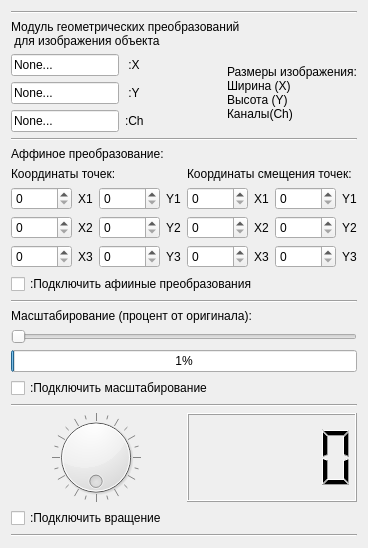
   <widget class="QWidget" name="layoutWidget">
    <property name="geometry">
     <rect>
      <x>541</x>
      <y>11</y>
      <width>342</width>
      <height>548</height>
     </rect>
    </property>
    <layout class="QVBoxLayout" name="verticalLayout_12">
     <item>
      <widget class="Line" name="line_13">
       <property name="orientation">
        <enum>Qt::Horizontal</enum>
       </property>
      </widget>
     </item>
     <item>
      <widget class="QLabel" name="label_15">
       <property name="text">
        <string>Модуль геометрических преобразований
 для изображения объекта</string>
       </property>
      </widget>
     </item>
     <item>
      <layout class="QHBoxLayout" name="horizontalLayout_8">
       <item>
        <layout class="QVBoxLayout" name="verticalLayout_6">
         <item>
          <layout class="QFormLayout" name="formLayout">
           <item row="0" column="0">
            <widget class="QLineEdit" name="absX">
             <property name="text">
              <string>None...</string>
             </property>
            </widget>
           </item>
           <item row="0" column="1">
            <widget class="QLabel" name="label_13">
             <property name="text">
              <string> :X</string>
             </property>
            </widget>
           </item>
          </layout>
         </item>
         <item>
          <layout class="QFormLayout" name="formLayout_2">
           <item row="0" column="0">
            <widget class="QLineEdit" name="absY">
             <property name="text">
              <string>None...</string>
             </property>
            </widget>
           </item>
           <item row="0" column="1">
            <widget class="QLabel" name="label_16">
             <property name="text">
              <string> :Y</string>
             </property>
            </widget>
           </item>
          </layout>
         </item>
         <item>
          <layout class="QFormLayout" name="formLayout_3">
           <item row="0" column="0">
            <widget class="QLineEdit" name="absCh">
             <property name="text">
              <string>None...</string>
             </property>
            </widget>
           </item>
           <item row="0" column="1">
            <widget class="QLabel" name="label_17">
             <property name="text">
              <string>:Ch</string>
             </property>
            </widget>
           </item>
          </layout>
         </item>
        </layout>
       </item>
       <item>
        <widget class="QLabel" name="label_18">
         <property name="text">
          <string>Размеры изображения:
Ширина (Х)
Высота (Y)
Каналы(Ch)</string>
         </property>
        </widget>
       </item>
      </layout>
     </item>
     <item>
      <widget class="Line" name="line_16">
       <property name="orientation">
        <enum>Qt::Horizontal</enum>
       </property>
      </widget>
     </item>
     <item>
      <widget class="QLabel" name="label_19">
       <property name="text">
        <string>Аффиное преобразование:</string>
       </property>
      </widget>
     </item>
     <item>
      <layout class="QHBoxLayout" name="horizontalLayout_28">
       <item>
        <layout class="QVBoxLayout" name="verticalLayout_9">
         <item>
          <widget class="QLabel" name="label_20">
           <property name="text">
            <string>Координаты точек:</string>
           </property>
          </widget>
         </item>
         <item>
          <layout class="QVBoxLayout" name="verticalLayout_8">
           <item>
            <layout class="QHBoxLayout" name="horizontalLayout_16">
             <item>
              <layout class="QHBoxLayout" name="horizontalLayout_10">
               <item>
                <widget class="QSpinBox" name="firstX">
                 <property name="maximum">
                  <number>10000</number>
                 </property>
                </widget>
               </item>
               <item>
                <widget class="QLabel" name="label_21">
                 <property name="text">
                  <string>X1</string>
                 </property>
                </widget>
               </item>
              </layout>
             </item>
             <item>
              <layout class="QHBoxLayout" name="horizontalLayout_11">
               <item>
                <widget class="QSpinBox" name="firstY">
                 <property name="maximum">
                  <number>10000</number>
                 </property>
                </widget>
               </item>
               <item>
                <widget class="QLabel" name="label_22">
                 <property name="text">
                  <string>Y1</string>
                 </property>
                </widget>
               </item>
              </layout>
             </item>
            </layout>
           </item>
           <item>
            <layout class="QHBoxLayout" name="horizontalLayout_17">
             <item>
              <layout class="QHBoxLayout" name="horizontalLayout_12">
               <item>
                <widget class="QSpinBox" name="secondX">
                 <property name="maximum">
                  <number>10000</number>
                 </property>
                </widget>
               </item>
               <item>
                <widget class="QLabel" name="label_23">
                 <property name="text">
                  <string>X2</string>
                 </property>
                </widget>
               </item>
              </layout>
             </item>
             <item>
              <layout class="QHBoxLayout" name="horizontalLayout_13">
               <item>
                <widget class="QSpinBox" name="secondY">
                 <property name="maximum">
                  <number>10000</number>
                 </property>
                </widget>
               </item>
               <item>
                <widget class="QLabel" name="label_24">
                 <property name="text">
                  <string>Y2</string>
                 </property>
                </widget>
               </item>
              </layout>
             </item>
            </layout>
           </item>
           <item>
            <layout class="QHBoxLayout" name="horizontalLayout_18">
             <item>
              <layout class="QHBoxLayout" name="horizontalLayout_14">
               <item>
                <widget class="QSpinBox" name="thirdX">
                 <property name="maximum">
                  <number>10000</number>
                 </property>
                </widget>
               </item>
               <item>
                <widget class="QLabel" name="label_25">
                 <property name="text">
                  <string>X3</string>
                 </property>
                </widget>
               </item>
              </layout>
             </item>
             <item>
              <layout class="QHBoxLayout" name="horizontalLayout_15">
               <item>
                <widget class="QSpinBox" name="thirdY">
                 <property name="maximum">
                  <number>10000</number>
                 </property>
                </widget>
               </item>
               <item>
                <widget class="QLabel" name="label_26">
                 <property name="text">
                  <string>Y3</string>
                 </property>
                </widget>
               </item>
              </layout>
             </item>
            </layout>
           </item>
          </layout>
         </item>
        </layout>
       </item>
       <item>
        <layout class="QVBoxLayout" name="verticalLayout_10">
         <item>
          <widget class="QLabel" name="label_27">
           <property name="text">
            <string>Координаты смещения точек:</string>
           </property>
          </widget>
         </item>
         <item>
          <layout class="QVBoxLayout" name="verticalLayout_11">
           <item>
            <layout class="QHBoxLayout" name="horizontalLayout_19">
             <item>
              <layout class="QHBoxLayout" name="horizontalLayout_20">
               <item>
                <widget class="QSpinBox" name="sh_firstX">
                 <property name="maximum">
                  <number>10000</number>
                 </property>
                </widget>
               </item>
               <item>
                <widget class="QLabel" name="label_28">
                 <property name="text">
                  <string>X1</string>
                 </property>
                </widget>
               </item>
              </layout>
             </item>
             <item>
              <layout class="QHBoxLayout" name="horizontalLayout_21">
               <item>
                <widget class="QSpinBox" name="sh_firstY">
                 <property name="maximum">
                  <number>10000</number>
                 </property>
                </widget>
               </item>
               <item>
                <widget class="QLabel" name="label_29">
                 <property name="text">
                  <string>Y1</string>
                 </property>
                </widget>
               </item>
              </layout>
             </item>
            </layout>
           </item>
           <item>
            <layout class="QHBoxLayout" name="horizontalLayout_22">
             <item>
              <layout class="QHBoxLayout" name="horizontalLayout_23">
               <item>
                <widget class="QSpinBox" name="sh_secondX">
                 <property name="maximum">
                  <number>10000</number>
                 </property>
                </widget>
               </item>
               <item>
                <widget class="QLabel" name="label_30">
                 <property name="text">
                  <string>X2</string>
                 </property>
                </widget>
               </item>
              </layout>
             </item>
             <item>
              <layout class="QHBoxLayout" name="horizontalLayout_24">
               <item>
                <widget class="QSpinBox" name="sh_secondY">
                 <property name="maximum">
                  <number>10000</number>
                 </property>
                </widget>
               </item>
               <item>
                <widget class="QLabel" name="label_31">
                 <property name="text">
                  <string>Y2</string>
                 </property>
                </widget>
               </item>
              </layout>
             </item>
            </layout>
           </item>
           <item>
            <layout class="QHBoxLayout" name="horizontalLayout_25">
             <item>
              <layout class="QHBoxLayout" name="horizontalLayout_26">
               <item>
                <widget class="QSpinBox" name="sh_thirdX">
                 <property name="maximum">
                  <number>10000</number>
                 </property>
                </widget>
               </item>
               <item>
                <widget class="QLabel" name="label_32">
                 <property name="text">
                  <string>X3</string>
                 </property>
                </widget>
               </item>
              </layout>
             </item>
             <item>
              <layout class="QHBoxLayout" name="horizontalLayout_27">
               <item>
                <widget class="QSpinBox" name="sh_thirdY">
                 <property name="maximum">
                  <number>10000</number>
                 </property>
                </widget>
               </item>
               <item>
                <widget class="QLabel" name="label_33">
                 <property name="text">
                  <string>Y3</string>
                 </property>
                </widget>
               </item>
              </layout>
             </item>
            </layout>
           </item>
          </layout>
         </item>
        </layout>
       </item>
      </layout>
     </item>
     <item>
      <widget class="QCheckBox" name="en_affine">
       <property name="text">
        <string>:Подключить афииные преобразования</string>
       </property>
      </widget>
     </item>
     <item>
      <widget class="Line" name="line_18">
       <property name="orientation">
        <enum>Qt::Horizontal</enum>
       </property>
      </widget>
     </item>
     <item>
      <layout class="QVBoxLayout" name="verticalLayout_14">
       <item>
        <widget class="QLabel" name="label_34">
         <property name="text">
          <string>Масштабирование (процент от оригинала):</string>
         </property>
        </widget>
       </item>
       <item>
        <widget class="QSlider" name="resized_scale">
         <property name="minimum">
          <number>1</number>
         </property>
         <property name="maximum">
          <number>100</number>
         </property>
         <property name="value">
          <number>1</number>
         </property>
         <property name="sliderPosition">
          <number>1</number>
         </property>
         <property name="orientation">
          <enum>Qt::Horizontal</enum>
         </property>
        </widget>
       </item>
       <item>
        <widget class="QProgressBar" name="resized_progress">
         <property name="minimum">
          <number>1</number>
         </property>
         <property name="value">
          <number>2</number>
         </property>
        </widget>
       </item>
       <item>
        <widget class="QCheckBox" name="en_resized">
         <property name="text">
          <string>:Подключить масштабирование</string>
         </property>
        </widget>
       </item>
      </layout>
     </item>
     <item>
      <widget class="Line" name="line_19">
       <property name="orientation">
        <enum>Qt::Horizontal</enum>
       </property>
      </widget>
     </item>
     <item>
      <layout class="QHBoxLayout" name="horizontalLayout_29">
       <item>
        <widget class="QDial" name="rotation_scale">
         <property name="maximum">
          <number>360</number>
         </property>
         <property name="sliderPosition">
          <number>0</number>
         </property>
         <property name="orientation">
          <enum>Qt::Horizontal</enum>
         </property>
         <property name="invertedControls">
          <bool>false</bool>
         </property>
         <property name="wrapping">
          <bool>true</bool>
         </property>
         <property name="notchTarget">
          <double>15.000000000000000</double>
         </property>
         <property name="notchesVisible">
          <bool>true</bool>
         </property>
        </widget>
       </item>
       <item>
        <widget class="QLCDNumber" name="rotation_progress"/>
       </item>
      </layout>
     </item>
     <item>
      <widget class="QCheckBox" name="en_rotation">
       <property name="text">
        <string>:Подключить вращение</string>
       </property>
      </widget>
     </item>
     <item>
      <widget class="Line" name="line_26">
       <property name="orientation">
        <enum>Qt::Horizontal</enum>
       </property>
      </widget>
     </item>
    </layout>
   </widget>
